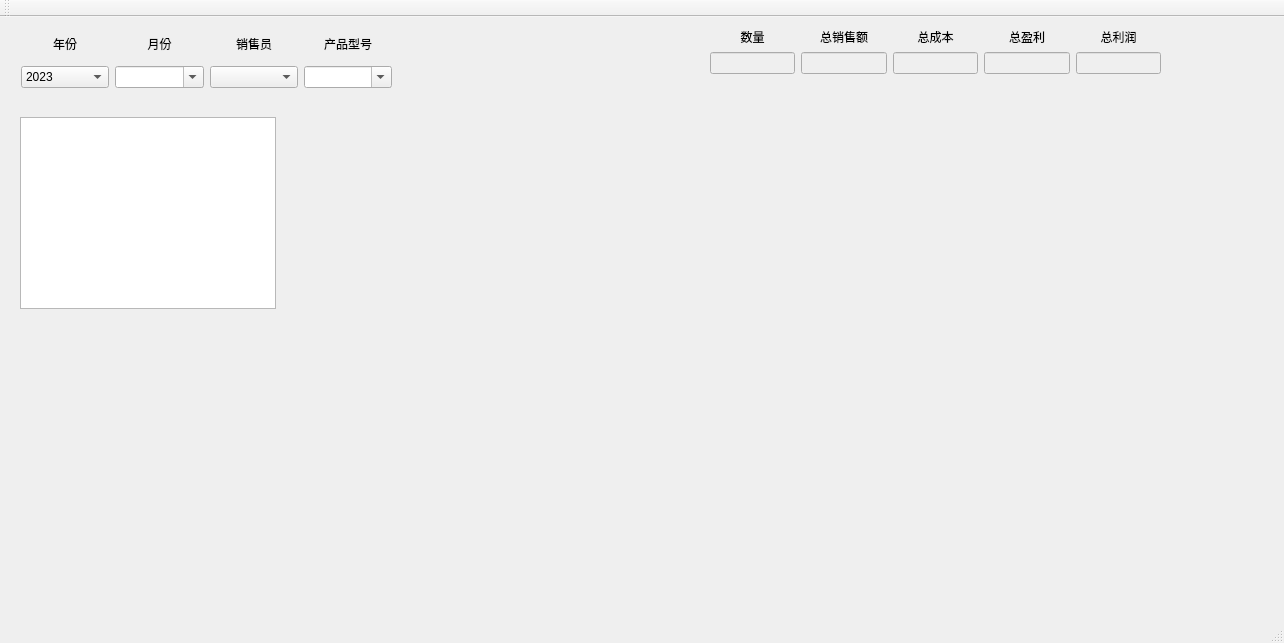
<?xml version="1.0" encoding="UTF-8"?>
<ui version="4.0">
 <class>MainWindow</class>
 <widget class="QMainWindow" name="MainWindow">
  <property name="enabled">
   <bool>true</bool>
  </property>
  <property name="geometry">
   <rect>
    <x>0</x>
    <y>0</y>
    <width>1284</width>
    <height>643</height>
   </rect>
  </property>
  <property name="maximumSize">
   <size>
    <width>10000000</width>
    <height>10000000</height>
   </size>
  </property>
  <property name="windowTitle">
   <string>中科世纪记账平台</string>
  </property>
  <widget class="QWidget" name="centralwidget">
   <widget class="QTableView" name="saleContractTableView">
    <property name="geometry">
     <rect>
      <x>20</x>
      <y>100</y>
      <width>256</width>
      <height>192</height>
     </rect>
    </property>
   </widget>
   <widget class="QWidget" name="layoutWidget">
    <property name="geometry">
     <rect>
      <x>710</x>
      <y>10</y>
      <width>451</width>
      <height>47</height>
     </rect>
    </property>
    <layout class="QHBoxLayout" name="horizontalLayout">
     <item>
      <layout class="QVBoxLayout" name="verticalLayout_5">
       <item>
        <widget class="QLabel" name="label_9">
         <property name="text">
          <string>数量</string>
         </property>
         <property name="alignment">
          <set>Qt::AlignCenter</set>
         </property>
        </widget>
       </item>
       <item>
        <widget class="QLineEdit" name="totalLineEdit">
         <property name="enabled">
          <bool>false</bool>
         </property>
         <property name="layoutDirection">
          <enum>Qt::LeftToRight</enum>
         </property>
         <property name="alignment">
          <set>Qt::AlignRight|Qt::AlignTrailing|Qt::AlignVCenter</set>
         </property>
        </widget>
       </item>
      </layout>
     </item>
     <item>
      <layout class="QVBoxLayout" name="verticalLayout">
       <item>
        <widget class="QLabel" name="label_4">
         <property name="text">
          <string>总销售额</string>
         </property>
         <property name="alignment">
          <set>Qt::AlignCenter</set>
         </property>
        </widget>
       </item>
       <item>
        <widget class="QLineEdit" name="sumIncomeLineEdit">
         <property name="enabled">
          <bool>false</bool>
         </property>
         <property name="alignment">
          <set>Qt::AlignRight|Qt::AlignTrailing|Qt::AlignVCenter</set>
         </property>
        </widget>
       </item>
      </layout>
     </item>
     <item>
      <layout class="QVBoxLayout" name="verticalLayout_2">
       <item>
        <widget class="QLabel" name="label_6">
         <property name="text">
          <string>总成本</string>
         </property>
         <property name="alignment">
          <set>Qt::AlignCenter</set>
         </property>
        </widget>
       </item>
       <item>
        <widget class="QLineEdit" name="sumCostLineEdit">
         <property name="enabled">
          <bool>false</bool>
         </property>
         <property name="alignment">
          <set>Qt::AlignRight|Qt::AlignTrailing|Qt::AlignVCenter</set>
         </property>
        </widget>
       </item>
      </layout>
     </item>
     <item>
      <layout class="QVBoxLayout" name="verticalLayout_3">
       <item>
        <widget class="QLabel" name="label_8">
         <property name="text">
          <string>总盈利</string>
         </property>
         <property name="alignment">
          <set>Qt::AlignCenter</set>
         </property>
        </widget>
       </item>
       <item>
        <widget class="QLineEdit" name="sumRevenueLineEdit">
         <property name="enabled">
          <bool>false</bool>
         </property>
         <property name="alignment">
          <set>Qt::AlignRight|Qt::AlignTrailing|Qt::AlignVCenter</set>
         </property>
        </widget>
       </item>
      </layout>
     </item>
     <item>
      <layout class="QVBoxLayout" name="verticalLayout_4">
       <item>
        <widget class="QLabel" name="label_7">
         <property name="text">
          <string>总利润</string>
         </property>
         <property name="alignment">
          <set>Qt::AlignCenter</set>
         </property>
        </widget>
       </item>
       <item>
        <widget class="QLineEdit" name="sumProfitLineEdit">
         <property name="enabled">
          <bool>false</bool>
         </property>
         <property name="alignment">
          <set>Qt::AlignRight|Qt::AlignTrailing|Qt::AlignVCenter</set>
         </property>
        </widget>
       </item>
      </layout>
     </item>
    </layout>
   </widget>
   <widget class="QLabel" name="label_3">
    <property name="geometry">
     <rect>
      <x>21</x>
      <y>68</y>
      <width>16</width>
      <height>17</height>
     </rect>
    </property>
    <property name="text">
     <string/>
    </property>
   </widget>
   <widget class="QWidget" name="layoutWidget">
    <property name="geometry">
     <rect>
      <x>21</x>
      <y>10</y>
      <width>371</width>
      <height>61</height>
     </rect>
    </property>
    <layout class="QGridLayout" name="gridLayout">
     <item row="0" column="0">
      <widget class="QLabel" name="label">
       <property name="layoutDirection">
        <enum>Qt::RightToLeft</enum>
       </property>
       <property name="text">
        <string>年份</string>
       </property>
       <property name="alignment">
        <set>Qt::AlignCenter</set>
       </property>
      </widget>
     </item>
     <item row="0" column="1">
      <widget class="QLabel" name="label_5">
       <property name="text">
        <string>月份</string>
       </property>
       <property name="alignment">
        <set>Qt::AlignCenter</set>
       </property>
      </widget>
     </item>
     <item row="0" column="2">
      <widget class="QLabel" name="label_2">
       <property name="text">
        <string>销售员</string>
       </property>
       <property name="alignment">
        <set>Qt::AlignCenter</set>
       </property>
      </widget>
     </item>
     <item row="0" column="3">
      <widget class="QLabel" name="label_10">
       <property name="text">
        <string>产品型号</string>
       </property>
       <property name="alignment">
        <set>Qt::AlignCenter</set>
       </property>
      </widget>
     </item>
     <item row="1" column="0">
      <widget class="QComboBox" name="yearCombox">
       <item>
        <property name="text">
         <string>2023</string>
        </property>
       </item>
       <item>
        <property name="text">
         <string>2022</string>
        </property>
       </item>
      </widget>
     </item>
     <item row="1" column="1">
      <widget class="MultiComboBox" name="monthCombox">
       <property name="enabled">
        <bool>true</bool>
       </property>
       <property name="editable">
        <bool>true</bool>
       </property>
      </widget>
     </item>
     <item row="1" column="2">
      <widget class="QComboBox" name="salerCombox"/>
     </item>
     <item row="1" column="3">
      <widget class="QComboBox" name="productCombox">
       <property name="editable">
        <bool>true</bool>
       </property>
      </widget>
     </item>
    </layout>
   </widget>
  </widget>
  <widget class="QStatusBar" name="mainStatusBar"/>
  <widget class="QToolBar" name="toolBar">
   <property name="windowTitle">
    <string>toolBar</string>
   </property>
   <attribute name="toolBarArea">
    <enum>TopToolBarArea</enum>
   </attribute>
   <attribute name="toolBarBreak">
    <bool>false</bool>
   </attribute>
  </widget>
  <action name="actionadd">
   <property name="text">
    <string>add</string>
   </property>
  </action>
  <action name="actionadd_2">
   <property name="text">
    <string>add</string>
   </property>
  </action>
  <action name="addSupplyAction">
   <property name="text">
    <string>添加供应商信息</string>
   </property>
  </action>
  <action name="addItemAction">
   <property name="text">
    <string>添加采购物品信息</string>
   </property>
  </action>
  <action name="viewSupplyAction">
   <property name="text">
    <string>查看供应商信息</string>
   </property>
  </action>
  <action name="viewCustomerAction">
   <property name="text">
    <string>查看客户信息</string>
   </property>
  </action>
  <action name="viewItemAction">
   <property name="text">
    <string>查看采购物品信息</string>
   </property>
  </action>
  <action name="addCustomerAction">
   <property name="text">
    <string>添加客户信息</string>
   </property>
  </action>
  <action name="addSalerAction">
   <property name="text">
    <string>添加销售员信息</string>
   </property>
  </action>
  <action name="viewPurchaseAction">
   <property name="text">
    <string>查看采购合同</string>
   </property>
  </action>
  <action name="viewSalerAction">
   <property name="text">
    <string>查看销售员信息</string>
   </property>
  </action>
  <action name="viewCashaction">
   <property name="text">
    <string>查看现金流</string>
   </property>
  </action>
 </widget>
 <customwidgets>
  <customwidget>
   <class>MultiComboBox</class>
   <extends>QComboBox</extends>
   <header>widgets/checkedCombox.py</header>
  </customwidget>
 </customwidgets>
 <resources/>
 <connections/>
</ui>
